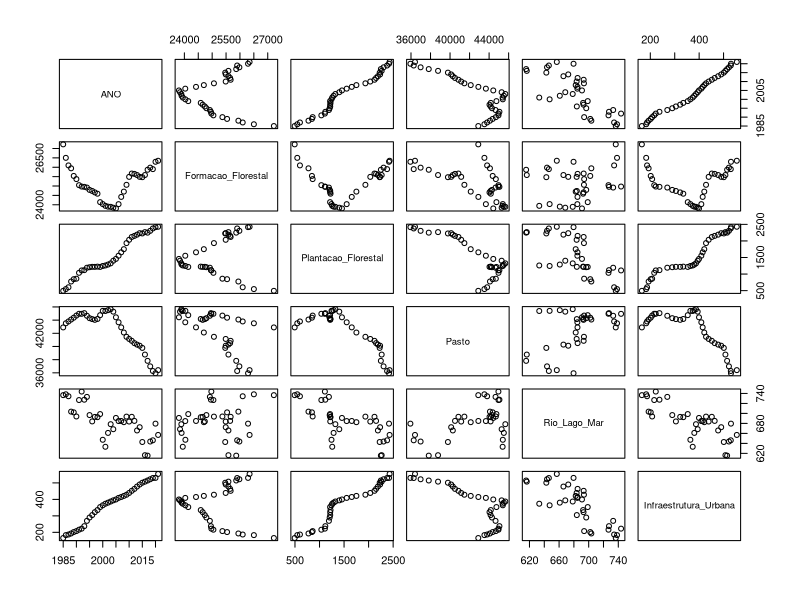
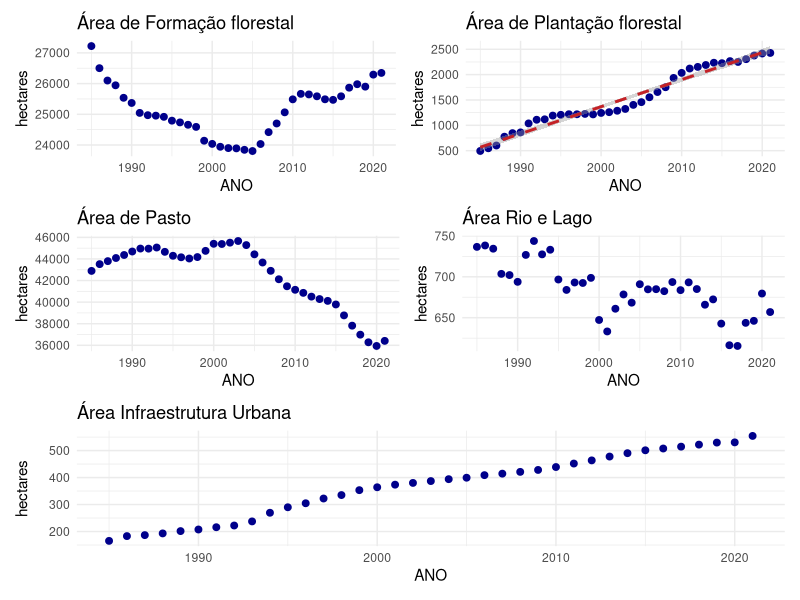

The R source for these figures, in order:
#install.packages('tidyr')
#install.packages('rlist')
#install.packages('ggplot2')
#install.packages('patchwork')

library(ggplot2)
library(readr)
library(stringr)
library(tidyr)
library(dplyr)
library(rlist)
library(patchwork)

# Função para obter as variáveis estatísticas para análise e interpretação dos dados.
analisamodelo <- function (summary){
  #Dispersion parameter for gaussian family taken to be
  dpgf <- summary$dispersion
  
  #Residual deviance
  rd <- summary$deviance
  
  #Degrees of dispersion - DF / Grau de liberdade()
  dfl <- summary$df.residual
  
  intercept <- summary[["coefficients"]][1]
  variavel <- summary[["coefficients"]][2][1]
  dependente <- summary[["terms"]][[2]]
  independente <- summary[["terms"]][[3]]
  relacao <-  rd/dfl
  index <- dpgf/relacao #se for próximo de 1 a relação é significatica
  equacao <- paste('y=', intercept, '+', variavel, '* x')
  return (c(Dispersion_parameter=dpgf, Residual_deviance=rd,     degrees_of_freedom=dfl, est_intercept = intercept, est_dependente=variavel, var_dependente=dependente, var_independente=independente, relacao=relacao, index=index, equacao=equacao))
}

coverage <- read_csv("datasets/mapbiomas-brazil-collection-71-doce-area.csv", show_col_types = FALSE)

#Seleção de variáveis de interesse neste estudo
var_interesse <- c("ANO", "Forest Formation", "Forest Plantation", "Pasture" , "River, Lake and Ocean", "Urban Infrastructure" )
coverage <- coverage%>%select("area", 'band', 'class_name')
coverage
colnames(coverage) <- c('AREA_HA', 'ANO', 'CLASSE')
coverage$ANO <- str_replace(coverage$ANO, 'classification_', '')
coverage <- coverage %>% filter(CLASSE %in% var_interesse)
coverage <- spread(coverage, CLASSE, AREA_HA)
coverage$ANO <- as.integer(coverage$ANO)

colnames(coverage) <- c("ANO", "Formacao_Florestal", "Plantacao_Florestal", "Pasto" , "Rio_Lago_Mar", "Infraestrutura_Urbana" )

dataset <- coverage

#Remove variável da memória, apartir desta linha consideramos a variável "dataset"
rm(coverage)

attach(dataset)
set.seed(2023)
colnames((dataset))
plot(dataset)
#Variável para armazenar a lista com os dados dos modelos para posterior avaliação
modelos = list()

#### 1 - Análise: Formacao_Florestal~ANO
m1 <- glm(Formacao_Florestal~ANO)
mnulo1 <- glm(Formacao_Florestal~1)

anova.md1 <- anova(m1, mnulo1, test='F')
summary.m1 <- summary(m1)

dt.modelo1 <- analisamodelo(summary.m1)
modelos <- append(modelos, dt.modelo1)

#### 1.1 - Gráfico: Formacao_Florestal~ANO
#plot(Formacao_Florestal~ANO, ylab="Formação florestal plantada (ha)", xlab=dt.modelo1$var_independente, pch=16,las=1,bty="l")
chart.m1 <- ggplot(data=dataset, aes(y=Formacao_Florestal, x=ANO)) + 
  geom_point(color='darkblue', size=2) +
  #geom_line(color='darkblue', size=0.5) +
  theme_minimal() + 
  labs(
    x = 'ANO',
    y = 'hectares',
    title = 'Área de Formação florestal'
  ) #+ annotate("text", x = 1990, y = 0, label = equacao) 
  #facet_grid(Formacao_Florestal + Plantacao_Florestal~ANO)

#### 2 - Análise: Plantacao_Florestal~ANO
m2 <- glm(Plantacao_Florestal~ANO)
mnulo2 <- glm(Plantacao_Florestal~1)

anova.md2 <- anova(m2, mnulo2, test='F')
summary.m2 <- summary(m2)

dt.modelo2 <- analisamodelo(summary.m2)
modelos <- append(modelos, dt.modelo2)
anova.md2
#### 2.1 - Gráfico: Plantacao_Florestal~ANO
chart.m2 <- ggplot(data=dataset, aes(y=Plantacao_Florestal, x=ANO)) + 
  geom_point(color='darkblue', size=2) +
  stat_smooth(method = "lm",
  col = "#C42126", linetype="dashed", color="darkred", size=1,
  se = TRUE,
  size = 0.5) + 
  theme_minimal() + 
  labs(
    x = 'ANO',
    y = 'hectares',
    title = 'Área de Plantação florestal'
  )

#Pasto~ANO
chart.m3 <- ggplot(data=dataset, aes(y=Pasto, x=ANO)) + 
  geom_point(color='darkblue', size=2) +
  theme_minimal() + 
  labs(
    x = 'ANO',
    y = 'hectares',
    title = 'Área de Pasto'
  )

#Rio_Lago_Mar~ANO
chart.m4 <- ggplot(data=dataset, aes(y=Rio_Lago_Mar, x=ANO)) + 
  geom_point(color='darkblue', size=2) +
  theme_minimal() + 
  labs(
    x = 'ANO',
    y = 'hectares',
    title = 'Área Rio e Lago'
  )


#Infraestrutura_Urbana~ANO
chart.m5 <- ggplot(data=dataset, aes(y=Infraestrutura_Urbana, x=ANO)) + 
  geom_point(color='darkblue', size=2) +
  theme_minimal() + 
  labs(
    x = 'ANO',
    y = 'hectares',
    title = 'Área Infraestrutura Urbana'
  )


charts1 <- (chart.m1 | chart.m2) / (chart.m3 | chart.m4) / (chart.m5 )
charts1

colnames(dataset)
#Como o p-value não é significativo(>0.05) então não se registra no gráfico a reta de regressão nem a sua equação.
#abline(m1, lty=2)
#equacao <- dt.modelo1$equacao
#legend(x='topleft', legend=equacao,bty="n", )
list(dt.modelo1)

anova.md1
summary.m1
